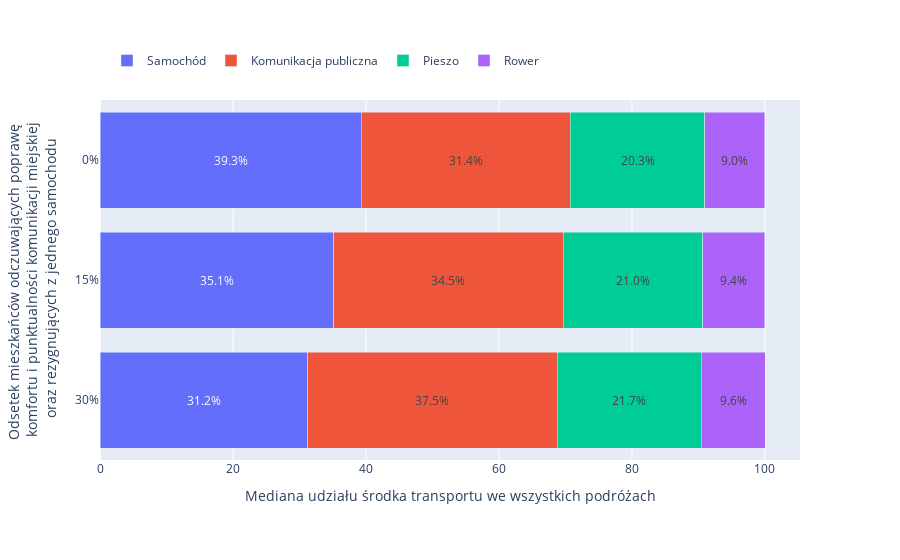

Here is the notebook cell this chart was saved with:
### Markdown cell above
### Cars + comfort + punctuality

### Code cell
scenarios = ['30%', '15%', '0%']

mean_0_0_0 = modal_splits['ms_scenario_0_0_0'].values()
mean_0_0_0 = list(map(lambda x: x['median'], mean_0_0_0))

mean_0_0_15 = modal_splits['ms_scenario_15_15_15'].values()
mean_0_0_15 = list(map(lambda x: x['median'], mean_0_0_15))

mean_0_0_3 = modal_splits['ms_scenario_3_3_3'].values()
mean_0_0_3 = list(map(lambda x: x['median'], mean_0_0_3))

fig = go.Figure()

round_v = 1
margin_size = 100

# car
y = scenarios
x = [mean_0_0_3[0], mean_0_0_15[0], mean_0_0_0[0]]
fig.add_trace(go.Bar(
    y=y,
    x=x,
    name='Samochód',
    orientation='h',
    text=list(map(lambda v: str(round(v, round_v)) + "%", x)),
    textposition='auto',
    insidetextanchor='middle'
))

# publlic
y = scenarios
x = [mean_0_0_3[1], mean_0_0_15[1], mean_0_0_0[1]]
fig.add_trace(go.Bar(
    y=y,
    x=x,
    name='Komunikacja publiczna',
    orientation='h',
    text=list(map(lambda v: str(round(v, round_v))+"%", x)),
    textposition='auto',
    insidetextanchor='middle'
))

# pedestrian
y = scenarios
x = [mean_0_0_3[2], mean_0_0_15[2], mean_0_0_0[2]]
fig.add_trace(go.Bar(
    y=y,
    x=x,
    name='Pieszo',
    orientation='h',
    text=list(map(lambda v: str(round(v, round_v)) + "%", x)),
    textposition='auto',
    insidetextanchor='middle'
))

# bicycle
y = scenarios
x = [mean_0_0_3[3], mean_0_0_15[3], mean_0_0_0[3]]
fig.add_trace(go.Bar(
    y=y,
    x=x,
    name='Rower',
    orientation='h',
    text=list(map(lambda v: str(round(v, round_v)) + "%", x)),
    textposition='auto',
    insidetextanchor='middle'
))

# Change the bar mode
fig.update_layout(
    barmode='stack',
    legend={
        'traceorder':'normal',
        'orientation': 'h',
        'yanchor': 'top',
        'y': 1.15,
        'xanchor': 'left',
        'x': 0.01
    },
    # title='Rozkład podróży na środki transportu dla scenariusza ...',
    xaxis_title='Mediana udziału środka transportu we wszystkich podróżach',
    yaxis_title='Odsetek mieszkańców odczuwających poprawę <br> komfortu i punktualności komunikacji miejskiej <br> oraz rezygnujących z jednego samochodu',
    margin=dict(l=margin_size, r=margin_size, t=margin_size, b=margin_size),
)
fig.show()

### Figure 1 — Plotly figure (JSON) as saved in the notebook; plotly's stock layout.template omitted (floating-point values rounded to 4 significant figures)
{"data": [{"insidetextanchor": "middle", "name": "Samochód", "orientation": "h", "text": ["31.2%", "35.1%", "39.3%"], "textposition": "auto", "type": "bar", "x": [31.24, 35.13, 39.32], "y": ["30%", "15%", "0%"]}, {"insidetextanchor": "middle", "name": "Komunikacja publiczna", "orientation": "h", "text": ["37.5%", "34.5%", "31.4%"], "textposition": "auto", "type": "bar", "x": [37.48, 34.53, 31.39], "y": ["30%", "15%", "0%"]}, {"insidetextanchor": "middle", "name": "Pieszo", "orientation": "h", "text": ["21.7%", "21.0%", "20.3%"], "textposition": "auto", "type": "bar", "x": [21.66, 20.97, 20.26], "y": ["30%", "15%", "0%"]}, {"insidetextanchor": "middle", "name": "Rower", "orientation": "h", "text": ["9.6%", "9.4%", "9.0%"], "textposition": "auto", "type": "bar", "x": [9.617, 9.359, 9.029], "y": ["30%", "15%", "0%"]}], "layout": {"barmode": "stack", "legend": {"orientation": "h", "traceorder": "normal", "x": 0.01, "xanchor": "left", "y": 1.15, "yanchor": "top"}, "margin": {"b": 100, "l": 100, "r": 100, "t": 100}, "xaxis": {"title": {"text": "Mediana udziału środka transportu we wszystkich podróżach"}}, "yaxis": {"title": {"text": "Odsetek mieszkańców odczuwających poprawę <br> komfortu i punktualności komunikacji miejskiej <br> oraz rezygnujących z jednego samochodu"}}}}
